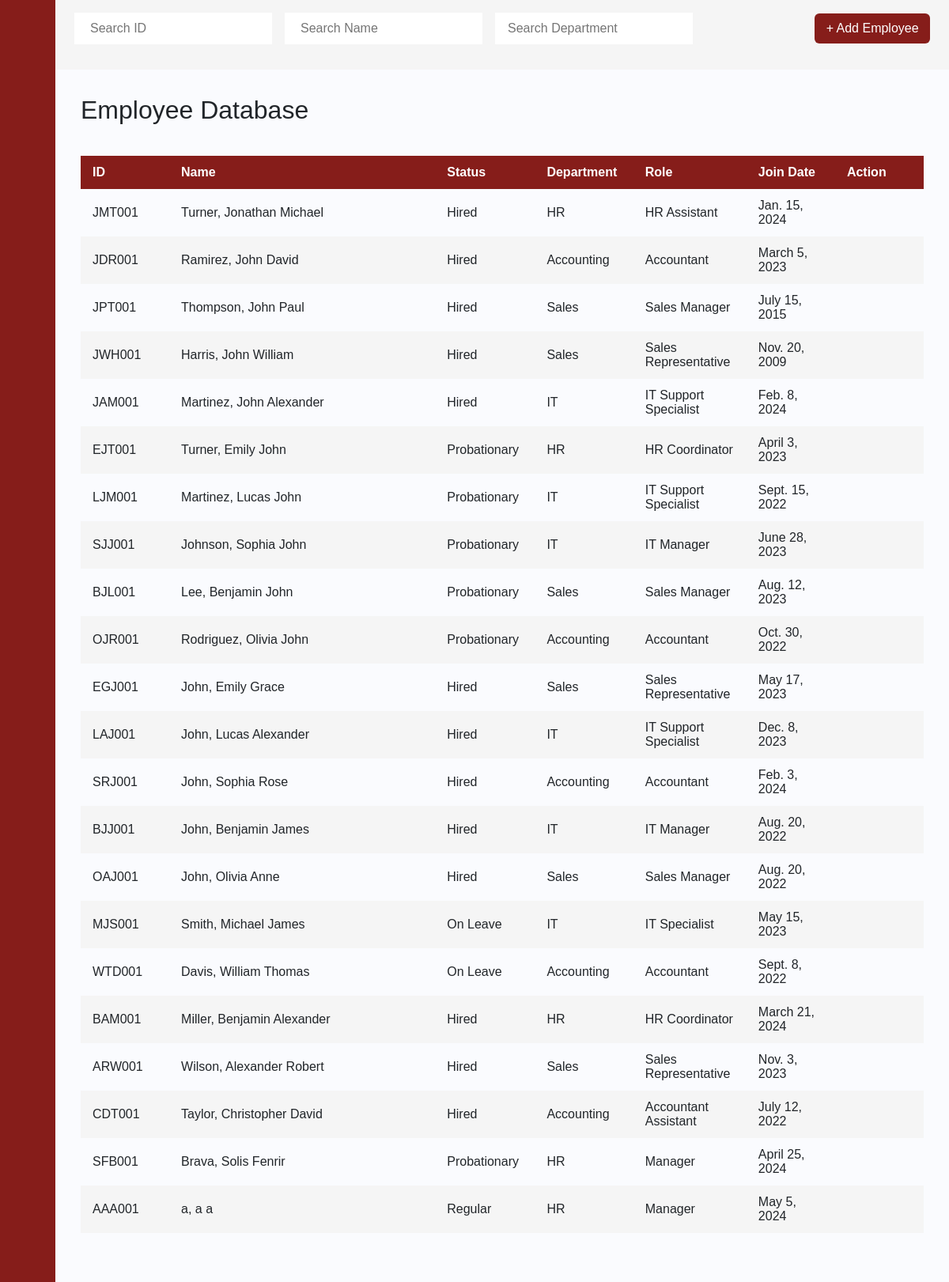
Page /employee_database/1/ on the earlier database version.
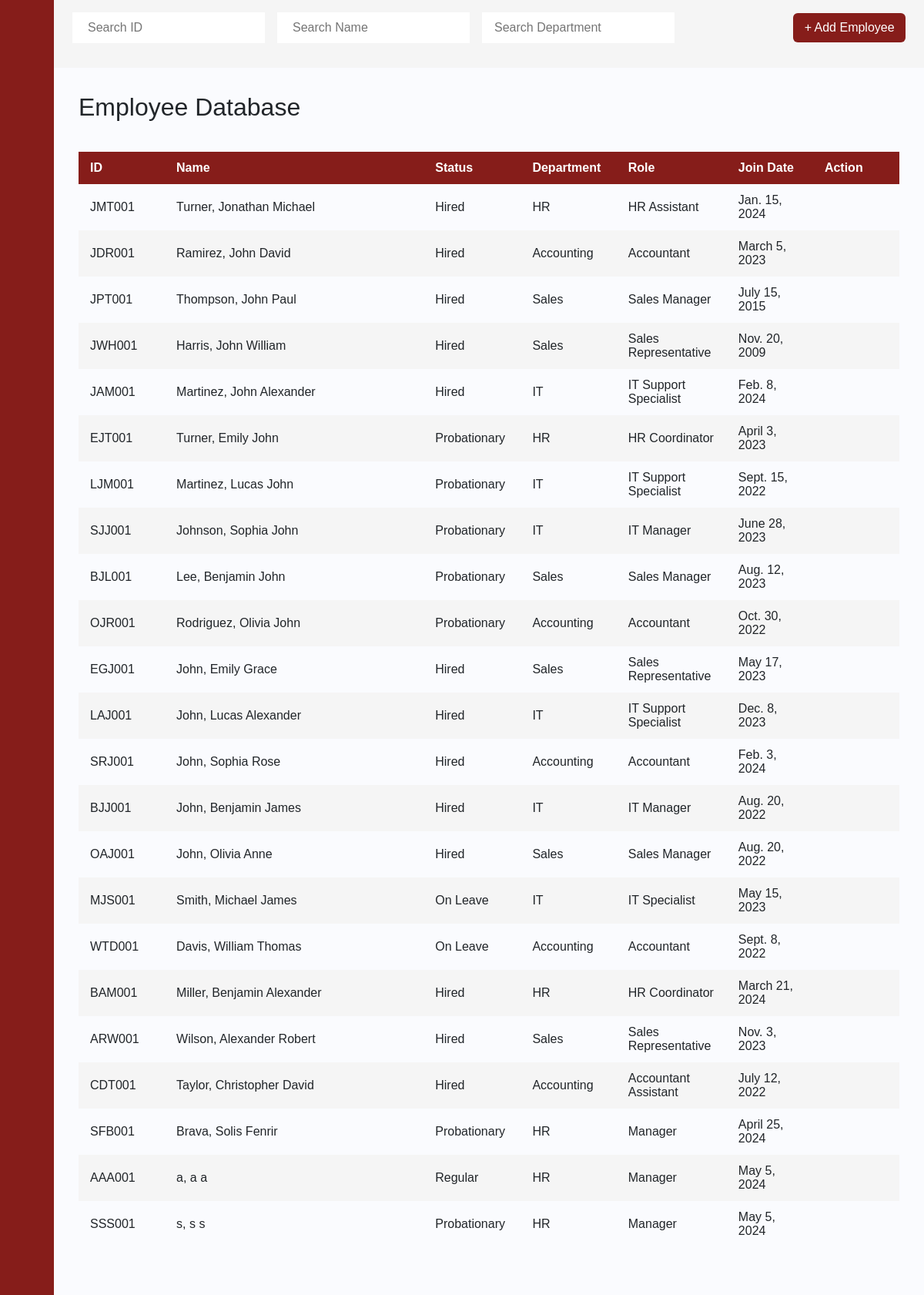
Same page on the later database version.
### payrollapp/models.py (models this page shows, shortened)
class Employee(models.Model):
    Last_name = models.CharField(max_length=50)
    First_name = models.CharField(max_length=50)
    Middle_name = models.CharField(max_length=50, blank=True, null=True)
    id_number = models.CharField(max_length=6, primary_key=True)
    Status  = models.CharField(max_length=255)
    Department  = models.CharField(max_length=255)
    Role   = models.CharField(max_length=255)
    Join_Date = models.DateField(blank=True, null=True)
    Phone_Number = models.CharField(max_length=255)
    Email = models.CharField(max_length=255)
    BankNumber = models.CharField(max_length=255)
    Salary   = models.FloatField()
    Vacation_Leaves = models.IntegerField()
    Sick_Leaves = models.IntegerField()

### payrollapp/views.py (the view)
# urls.py: path('employee_database/<int:UID>/', views.employee_database, name='employee_database'),
def employee_database(request, UID):
    a = Employee.objects.all()
    user = get_object_or_404(USER_ACCOUNT, pk=UID)
    return render(request, 'payrollapp/employee_database.html', {'user':user, 'a':a})

### payrollapp/templates/payrollapp/employee_database.html (shortened to what this page needs)
{% extends 'payrollapp/base.html' %}
{% load static %}
{% block content %}
<div class="main">
    <div class="dashboard-navbar">
        <form action="#">
          <div class="nav-search">
            <input type="text" class="search-query mr-3" placeholder="Search ID" onkeyup="searchID()" id="eID">
            <input type="text" class="search-query mr-3" placeholder="Search Name" onkeyup="searchName()" id="eName">
            <input type="text" class="search-query px-3" id="eDepa" placeholder="Search Department" onkeyup="searchDepartment()">
          </div>
        </form>
        <div class="navbar-content">
            <ul class="main-nav">
                <div class="nav-search">
                    <a href="{% url 'add_employee' UID=user.pk %}" class="btn">+ Add Employee</a>
                </div>
            </ul>
        </div>
    </div>
    <div class="content">
        <h2>Employee Database</h2>
        <div style="overflow-x:auto;">
            <table id="posts">
                <thead>
                    <tr>
                        <th style="width:10%">ID</th>
                        <th style="width:30%">Name</th>
                        <th style="width:10%">Status</th>
                        <th style="width:10%">Department</th>
                        <th style="width:10%">Role</th>
                        <th style="width:10%">Join Date</th>
                        <th style="width:10%">Action</th>
                    </tr>
                </thead>
                <tbody>
                {% for b in a %}
                    <tr>
                        <td> {{ b.id_number }} </td>
                        <td> {{ b.Last_name }}, {{ b.First_name }} {{ b.Middle_name }}</td>
                        <td> {{ b.Status }} </td>
                        <td> {{ b.Department }} </td>
                        <td> {{ b.Role }} </td>
                        <td> {{ b.Join_Date }} </td>
                        <td> <a class="btn" href="{% url 'employee_info' UID=user.pk EID=b.pk %}"></a></td>
                    </tr>
                {% endfor %}
                </tbody>
            </table>
        </div>
    </div>
</div>
{% endblock %}

### payrollapp/templates/payrollapp/base.html (shortened to what this page needs)
{% load static %}
<html>
<head>
    <link rel="stylesheet" href="https://cdn.jsdelivr.net/npm/bootstrap@4.0.0/dist/css/bootstrap.min.css">
    <link href="https://cdn.lineicons.com/4.0/lineicons.css" rel="stylesheet" />
    <link href="https://cdn.jsdelivr.net/npm/bootstrap@5.3.0-alpha3/dist/css/bootstrap.min.css" rel="stylesheet"
>
    <link rel="stylesheet" href="{% static '/bootstrap/css/style.css' %}">
    <link rel="stylesheet" href="https://fonts.cdnfonts.com/css/product-sans">
</head>
<body>
    <div class="wrapper">
        <aside id="sidebar">
            <div class="d-flex">
                <button class="toggle-btn" type="button">
                </button>
            </div>
            <ul class="sidebar-nav">
                <li class="sidebar-item">
                    <a href="{% url 'dashboard' UID=user.pk %}" class="sidebar-link">
                    </a>
                </li>
                <li class="sidebar-item">
                    <a href="#" class="sidebar-link collapsed has-dropdown" data-bs-toggle="collapse"
                        data-bs-target="#payroll" aria-expanded="false" aria-controls="payroll">
                    </a>
                </li>
                <li class="sidebar-item">
                    <a href="#" class="sidebar-link collapsed has-dropdown" data-bs-toggle="collapse"
                        data-bs-target="#employees" aria-expanded="false" aria-controls="employees">
                    </a>
                </li>
            </ul>
            <div class="sidebar-footer">
                <a href="{% url 'login' %}" class="sidebar-link">
                </a>
            </div>
        </aside>
        <div class="main">
            {% block content %}
            {% endblock %}
        </div>
    </div>
</body>
</html>

Differences in the rows shown:
added Employee: id_number "SSS001", Last_name "s", First_name "s", Middle_name "s", Status "Probationary", Department "HR", Role "Manager", Join_Date "May 5, 2024"
